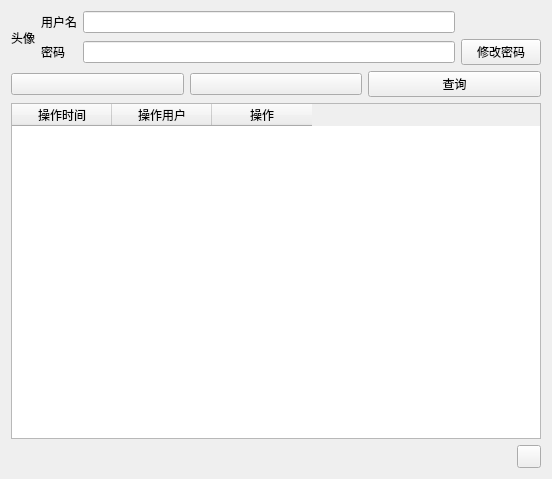
<?xml version="1.0" encoding="UTF-8"?>
<ui version="4.0">
 <class>HomePage</class>
 <widget class="QWidget" name="HomePage">
  <property name="geometry">
   <rect>
    <x>0</x>
    <y>0</y>
    <width>552</width>
    <height>479</height>
   </rect>
  </property>
  <property name="windowTitle">
   <string>Form</string>
  </property>
  <layout class="QVBoxLayout" name="verticalLayout">
   <item>
    <layout class="QHBoxLayout" name="horizontalLayout">
     <item>
      <widget class="AvatarWidget" name="avater">
       <property name="text">
        <string>头像</string>
       </property>
      </widget>
     </item>
     <item>
      <layout class="QGridLayout" name="gridLayout">
       <item row="0" column="0">
        <widget class="BodyLabel" name="userNameL">
         <property name="text">
          <string>用户名</string>
         </property>
        </widget>
       </item>
       <item row="1" column="0">
        <widget class="BodyLabel" name="passwordL">
         <property name="text">
          <string>密码</string>
         </property>
        </widget>
       </item>
       <item row="0" column="1">
        <widget class="LineEdit" name="userName"/>
       </item>
       <item row="1" column="1">
        <widget class="PasswordLineEdit" name="password"/>
       </item>
       <item row="1" column="2">
        <widget class="PrimaryPushButton" name="passwordChange">
         <property name="text">
          <string>修改密码</string>
         </property>
        </widget>
       </item>
      </layout>
     </item>
    </layout>
   </item>
   <item>
    <layout class="QHBoxLayout" name="horizontalLayout_2">
     <item>
      <widget class="CalendarPicker" name="date">
       <property name="text">
        <string/>
       </property>
      </widget>
     </item>
     <item>
      <widget class="TimePicker" name="time">
       <property name="text">
        <string/>
       </property>
      </widget>
     </item>
     <item>
      <widget class="SplitPushButton" name="query">
       <property name="text">
        <string>查询</string>
       </property>
      </widget>
     </item>
    </layout>
   </item>
   <item>
    <widget class="TableWidget" name="logTable">
     <column>
      <property name="text">
       <string>操作时间</string>
      </property>
     </column>
     <column>
      <property name="text">
       <string>操作用户</string>
      </property>
     </column>
     <column>
      <property name="text">
       <string>操作</string>
      </property>
     </column>
    </widget>
   </item>
   <item>
    <layout class="QHBoxLayout" name="horizontalLayout_3">
     <item>
      <spacer name="horizontalSpacer">
       <property name="orientation">
        <enum>Qt::Horizontal</enum>
       </property>
       <property name="sizeHint" stdset="0">
        <size>
         <width>40</width>
         <height>20</height>
        </size>
       </property>
      </spacer>
     </item>
     <item>
      <widget class="PrimaryToolButton" name="logRemove">
       <property name="text">
        <string/>
       </property>
      </widget>
     </item>
    </layout>
   </item>
  </layout>
 </widget>
 <customwidgets>
  <customwidget>
   <class>LineEdit</class>
   <extends>QLineEdit</extends>
   <header>qfluentwidgets</header>
  </customwidget>
  <customwidget>
   <class>BodyLabel</class>
   <extends>QLabel</extends>
   <header>qfluentwidgets</header>
  </customwidget>
  <customwidget>
   <class>PasswordLineEdit</class>
   <extends>QLineEdit</extends>
   <header>qfluentwidgets</header>
  </customwidget>
  <customwidget>
   <class>PrimaryPushButton</class>
   <extends>QPushButton</extends>
   <header>qfluentwidgets</header>
  </customwidget>
  <customwidget>
   <class>AvatarWidget</class>
   <extends>QLabel</extends>
   <header>qfluentwidgets</header>
  </customwidget>
  <customwidget>
   <class>TableWidget</class>
   <extends>QTableWidget</extends>
   <header>qfluentwidgets</header>
  </customwidget>
  <customwidget>
   <class>CalendarPicker</class>
   <extends>QPushButton</extends>
   <header>qfluentwidgets</header>
  </customwidget>
  <customwidget>
   <class>TimePicker</class>
   <extends>QPushButton</extends>
   <header>qfluentwidgets</header>
  </customwidget>
  <customwidget>
   <class>SplitPushButton</class>
   <extends>QPushButton</extends>
   <header>qfluentwidgets</header>
  </customwidget>
  <customwidget>
   <class>PrimaryToolButton</class>
   <extends>QToolButton</extends>
   <header>qfluentwidgets</header>
  </customwidget>
 </customwidgets>
 <resources/>
 <connections/>
</ui>
